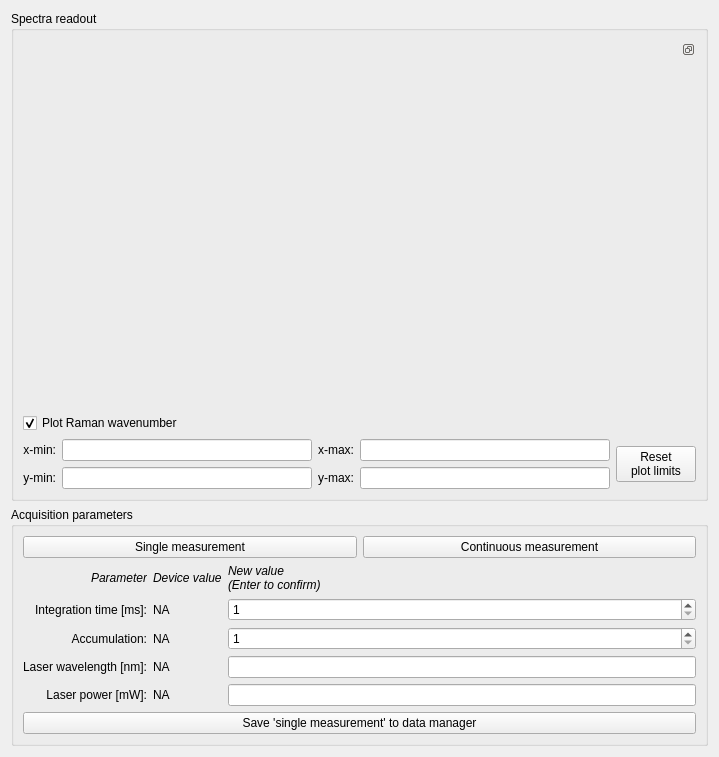
<?xml version="1.0" encoding="UTF-8"?>
<ui version="4.0">
 <class>Raman</class>
 <widget class="QWidget" name="Raman">
  <property name="geometry">
   <rect>
    <x>0</x>
    <y>0</y>
    <width>719</width>
    <height>757</height>
   </rect>
  </property>
  <property name="windowTitle">
   <string>Form</string>
  </property>
  <layout class="QVBoxLayout" name="verticalLayout_2">
   <item>
    <layout class="QVBoxLayout" name="main_layout">
     <item>
      <widget class="QGroupBox" name="groupBox_plt">
       <property name="title">
        <string>Spectra readout</string>
       </property>
       <layout class="QGridLayout" name="gridLayout">
        <item row="2" column="0">
         <layout class="QVBoxLayout" name="verticalLayout">
          <item>
           <widget class="QDockWidget" name="dock_plot">
            <property name="features">
             <set>QDockWidget::DockWidgetFeature::DockWidgetFloatable|QDockWidget::DockWidgetFeature::DockWidgetMovable</set>
            </property>
            <property name="allowedAreas">
             <set>Qt::DockWidgetArea::LeftDockWidgetArea|Qt::DockWidgetArea::RightDockWidgetArea</set>
            </property>
            <widget class="QWidget" name="dockWidgetContents_2">
             <layout class="QVBoxLayout" name="verticalLayout_3">
              <item>
               <layout class="QVBoxLayout" name="lyt_plot"/>
              </item>
             </layout>
            </widget>
           </widget>
          </item>
          <item>
           <widget class="QCheckBox" name="chk_ramanshift">
            <property name="text">
             <string>Plot Raman wavenumber</string>
            </property>
            <property name="checked">
             <bool>true</bool>
            </property>
           </widget>
          </item>
          <item>
           <layout class="QGridLayout" name="gridLayout_3">
            <item row="1" column="3">
             <widget class="QLineEdit" name="ent_plt_ymax"/>
            </item>
            <item row="0" column="0">
             <widget class="QLabel" name="label">
              <property name="sizePolicy">
               <sizepolicy hsizetype="Fixed" vsizetype="Fixed">
                <horstretch>0</horstretch>
                <verstretch>0</verstretch>
               </sizepolicy>
              </property>
              <property name="text">
               <string>x-min:</string>
              </property>
              <property name="alignment">
               <set>Qt::AlignmentFlag::AlignRight|Qt::AlignmentFlag::AlignTrailing|Qt::AlignmentFlag::AlignVCenter</set>
              </property>
             </widget>
            </item>
            <item row="1" column="1">
             <widget class="QLineEdit" name="ent_plt_ymin"/>
            </item>
            <item row="0" column="3">
             <widget class="QLineEdit" name="ent_plt_xmax"/>
            </item>
            <item row="1" column="0">
             <widget class="QLabel" name="label_3">
              <property name="sizePolicy">
               <sizepolicy hsizetype="Fixed" vsizetype="Fixed">
                <horstretch>0</horstretch>
                <verstretch>0</verstretch>
               </sizepolicy>
              </property>
              <property name="text">
               <string>y-min:</string>
              </property>
              <property name="alignment">
               <set>Qt::AlignmentFlag::AlignRight|Qt::AlignmentFlag::AlignTrailing|Qt::AlignmentFlag::AlignVCenter</set>
              </property>
             </widget>
            </item>
            <item row="0" column="1">
             <widget class="QLineEdit" name="ent_plt_xmin">
              <property name="sizePolicy">
               <sizepolicy hsizetype="Expanding" vsizetype="Fixed">
                <horstretch>0</horstretch>
                <verstretch>0</verstretch>
               </sizepolicy>
              </property>
             </widget>
            </item>
            <item row="0" column="2">
             <widget class="QLabel" name="label_2">
              <property name="sizePolicy">
               <sizepolicy hsizetype="Fixed" vsizetype="Fixed">
                <horstretch>0</horstretch>
                <verstretch>0</verstretch>
               </sizepolicy>
              </property>
              <property name="text">
               <string>x-max:</string>
              </property>
              <property name="alignment">
               <set>Qt::AlignmentFlag::AlignRight|Qt::AlignmentFlag::AlignTrailing|Qt::AlignmentFlag::AlignVCenter</set>
              </property>
             </widget>
            </item>
            <item row="1" column="2">
             <widget class="QLabel" name="label_4">
              <property name="sizePolicy">
               <sizepolicy hsizetype="Fixed" vsizetype="Fixed">
                <horstretch>0</horstretch>
                <verstretch>0</verstretch>
               </sizepolicy>
              </property>
              <property name="text">
               <string>y-max:</string>
              </property>
              <property name="alignment">
               <set>Qt::AlignmentFlag::AlignRight|Qt::AlignmentFlag::AlignTrailing|Qt::AlignmentFlag::AlignVCenter</set>
              </property>
             </widget>
            </item>
            <item row="0" column="4" rowspan="2">
             <widget class="QPushButton" name="btn_reset_plot_limits">
              <property name="text">
               <string>Reset
plot limits</string>
              </property>
             </widget>
            </item>
           </layout>
          </item>
         </layout>
        </item>
       </layout>
      </widget>
     </item>
     <item>
      <widget class="QGroupBox" name="groupBox_params">
       <property name="title">
        <string>Acquisition parameters</string>
       </property>
       <layout class="QGridLayout" name="gridLayout_2">
        <item row="1" column="0">
         <layout class="QVBoxLayout" name="verticalLayout_4">
          <item>
           <layout class="QHBoxLayout" name="horizontalLayout">
            <item>
             <widget class="QPushButton" name="btn_snglmea">
              <property name="text">
               <string>Single measurement</string>
              </property>
             </widget>
            </item>
            <item>
             <widget class="QPushButton" name="btn_contmea">
              <property name="text">
               <string>Continuous measurement</string>
              </property>
             </widget>
            </item>
           </layout>
          </item>
          <item>
           <layout class="QGridLayout" name="gridLayout_4">
            <item row="0" column="1">
             <widget class="QLabel" name="label_10">
              <property name="font">
               <font>
                <italic>true</italic>
                <bold>false</bold>
               </font>
              </property>
              <property name="text">
               <string>Device value</string>
              </property>
             </widget>
            </item>
            <item row="1" column="0">
             <widget class="QLabel" name="label_5">
              <property name="layoutDirection">
               <enum>Qt::LayoutDirection::LeftToRight</enum>
              </property>
              <property name="text">
               <string>Integration time [ms]:</string>
              </property>
              <property name="alignment">
               <set>Qt::AlignmentFlag::AlignRight|Qt::AlignmentFlag::AlignTrailing|Qt::AlignmentFlag::AlignVCenter</set>
              </property>
             </widget>
            </item>
            <item row="1" column="2">
             <widget class="QSpinBox" name="spin_inttime_ms">
              <property name="minimum">
               <number>1</number>
              </property>
              <property name="maximum">
               <number>1000000</number>
              </property>
             </widget>
            </item>
            <item row="3" column="0">
             <widget class="QLabel" name="label_12">
              <property name="text">
               <string>Laser wavelength [nm]:</string>
              </property>
              <property name="alignment">
               <set>Qt::AlignmentFlag::AlignRight|Qt::AlignmentFlag::AlignTrailing|Qt::AlignmentFlag::AlignVCenter</set>
              </property>
             </widget>
            </item>
            <item row="0" column="0">
             <widget class="QLabel" name="label_9">
              <property name="font">
               <font>
                <italic>true</italic>
                <bold>false</bold>
               </font>
              </property>
              <property name="text">
               <string>Parameter</string>
              </property>
              <property name="alignment">
               <set>Qt::AlignmentFlag::AlignRight|Qt::AlignmentFlag::AlignTrailing|Qt::AlignmentFlag::AlignVCenter</set>
              </property>
             </widget>
            </item>
            <item row="2" column="0">
             <widget class="QLabel" name="label_7">
              <property name="text">
               <string>Accumulation:</string>
              </property>
              <property name="alignment">
               <set>Qt::AlignmentFlag::AlignRight|Qt::AlignmentFlag::AlignTrailing|Qt::AlignmentFlag::AlignVCenter</set>
              </property>
             </widget>
            </item>
            <item row="0" column="2">
             <widget class="QLabel" name="label_15">
              <property name="font">
               <font>
                <italic>true</italic>
                <bold>false</bold>
               </font>
              </property>
              <property name="text">
               <string>New value
(Enter to confirm)</string>
              </property>
             </widget>
            </item>
            <item row="1" column="1">
             <widget class="QLabel" name="lbl_inttime_ms">
              <property name="text">
               <string>NA</string>
              </property>
             </widget>
            </item>
            <item row="4" column="0">
             <widget class="QLabel" name="label_14">
              <property name="text">
               <string>Laser power [mW]:</string>
              </property>
              <property name="alignment">
               <set>Qt::AlignmentFlag::AlignRight|Qt::AlignmentFlag::AlignTrailing|Qt::AlignmentFlag::AlignVCenter</set>
              </property>
             </widget>
            </item>
            <item row="2" column="1">
             <widget class="QLabel" name="lbl_accum">
              <property name="text">
               <string>NA</string>
              </property>
             </widget>
            </item>
            <item row="3" column="1">
             <widget class="QLabel" name="lbl_laserwavelength_nm">
              <property name="text">
               <string>NA</string>
              </property>
             </widget>
            </item>
            <item row="4" column="1">
             <widget class="QLabel" name="lbl_laserpower_mW">
              <property name="text">
               <string>NA</string>
              </property>
             </widget>
            </item>
            <item row="2" column="2">
             <widget class="QSpinBox" name="spin_accum">
              <property name="minimum">
               <number>1</number>
              </property>
              <property name="maximum">
               <number>1000</number>
              </property>
             </widget>
            </item>
            <item row="3" column="2">
             <widget class="QLineEdit" name="ent_laserwavelength_nm"/>
            </item>
            <item row="4" column="2">
             <widget class="QLineEdit" name="ent_laserpower_mW"/>
            </item>
           </layout>
          </item>
          <item>
           <widget class="QPushButton" name="btn_savetomanager">
            <property name="text">
             <string>Save 'single measurement' to data manager</string>
            </property>
           </widget>
          </item>
         </layout>
        </item>
       </layout>
      </widget>
     </item>
    </layout>
   </item>
  </layout>
 </widget>
 <tabstops>
  <tabstop>chk_ramanshift</tabstop>
  <tabstop>ent_plt_xmin</tabstop>
  <tabstop>ent_plt_xmax</tabstop>
  <tabstop>ent_plt_ymin</tabstop>
  <tabstop>ent_plt_ymax</tabstop>
  <tabstop>btn_reset_plot_limits</tabstop>
  <tabstop>btn_snglmea</tabstop>
  <tabstop>btn_contmea</tabstop>
  <tabstop>spin_inttime_ms</tabstop>
  <tabstop>spin_accum</tabstop>
  <tabstop>ent_laserwavelength_nm</tabstop>
  <tabstop>ent_laserpower_mW</tabstop>
  <tabstop>btn_savetomanager</tabstop>
 </tabstops>
 <resources/>
 <connections/>
</ui>
